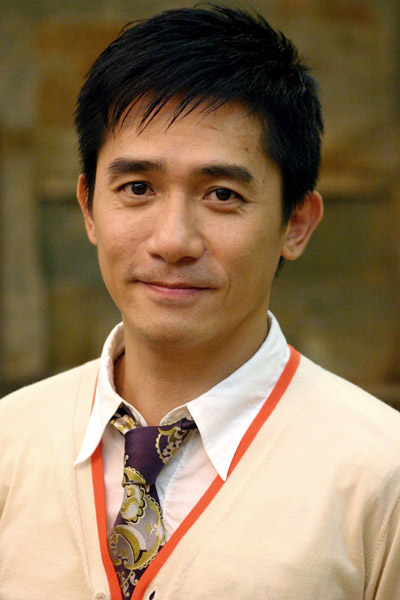
#> input picture 爬虫课堂/拓展/0.jpg, 400 x 600 px
$ python img_jc.py
#> lines starting #> are read from the running program, lines starting #| are printed output that depends on the picture; after the words box and inside, x2 and y2 are one past the last pixel; in counts of white or black regions, pixels touching at a corner belong together
# # -*- coding:utf-8 -*-

import cv2

impath = "0.jpg"
image = cv2.imread('0.jpg')
#> image is the input picture: shape (600, 400, 3); mean B, G, R 92.3, 121.8, 146.1
gray = cv2.cvtColor(image, cv2.COLOR_BGR2GRAY)
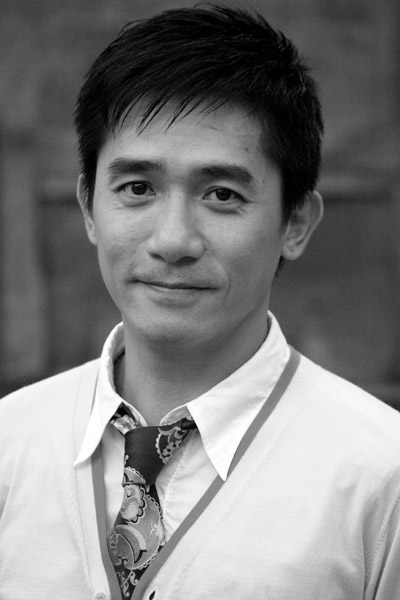
#> gray: shape (600, 400); min 0, max 255, mean 125.7
face_cade = cv2.CascadeClassifier(r'./haarcascade_frontalface_default.xml')
fa = face_cade.detectMultiScale(gray, scaleFactor=1.15, minNeighbors=5)
#> fa = [[56, 95, 243, 243]]
for (x, y, w, h) in fa:
    cv2.rectangle(image, (x, y), (x + w, y + h), (0, 255.0), 2)
#> this loop made 1 pass
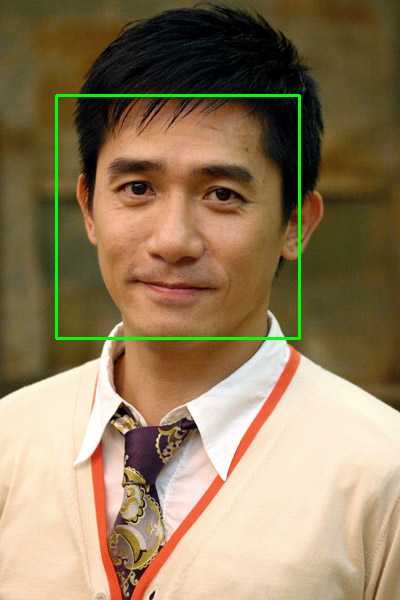
#> image: shape (600, 400, 3); 1.21% of pixels changed, all inside (x1, y1, x2, y2) = (55, 94, 301, 340)
cv2.imwrite('cv_final.jpg', image)

$ run again, with 爬虫课堂/拓展/周杰伦.jpg copied over 爬虫课堂/拓展/0.jpg
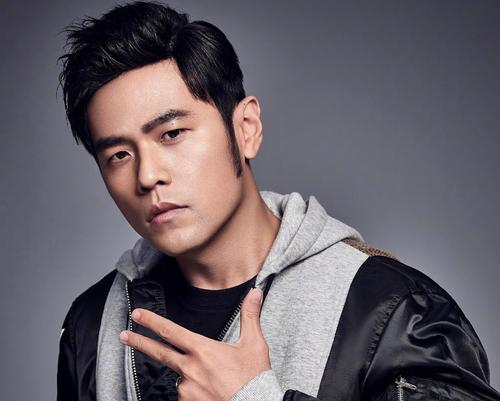
#> input picture 爬虫课堂/拓展/周杰伦.jpg, 500 x 401 px
#> image is the input picture: shape (401, 500, 3); mean B, G, R 103.7, 96.6, 105.4
#> `gray = cv2.cvtColor(image, cv2.COLOR_BGR2GRAY)`:
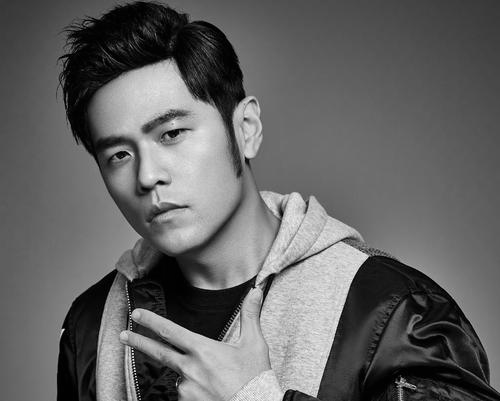
#> gray: shape (401, 500); min 0, max 254, mean 99.9
#> fa = [[50, 67, 188, 188]]
#> the loop `for (x, y, w, h) in fa:` made 1 pass
#> after the loop `for (x, y, w, h) in fa:`:
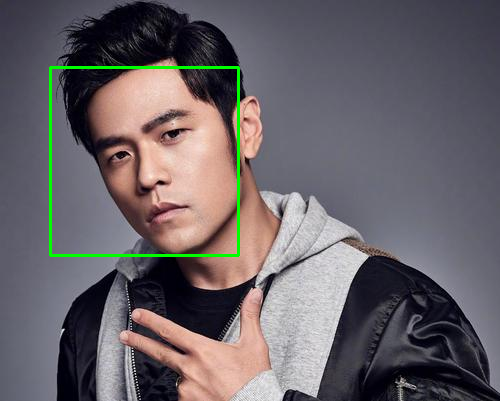
#> image: shape (401, 500, 3); 1.12% of pixels changed, all inside (x1, y1, x2, y2) = (49, 66, 240, 257)
